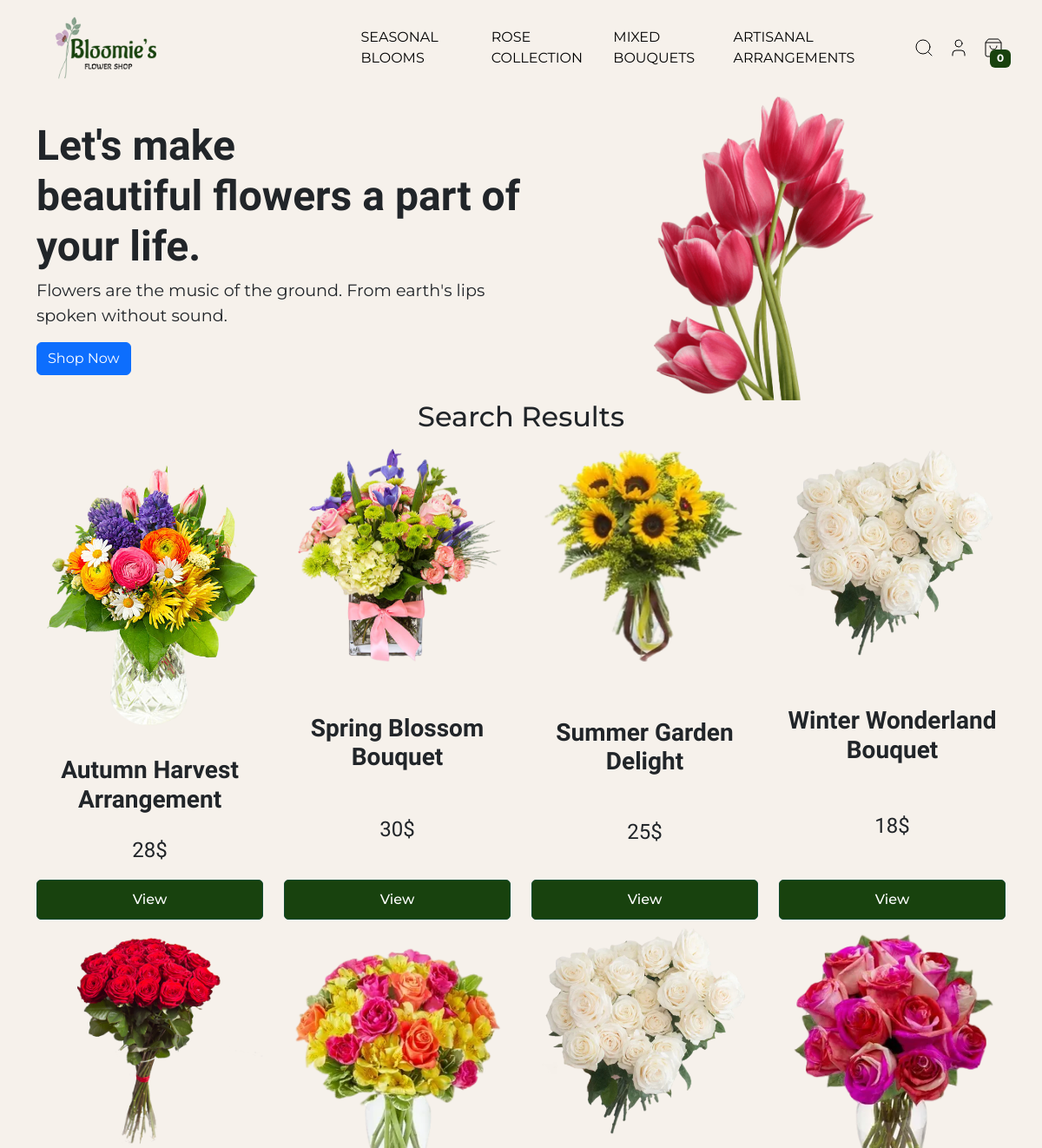
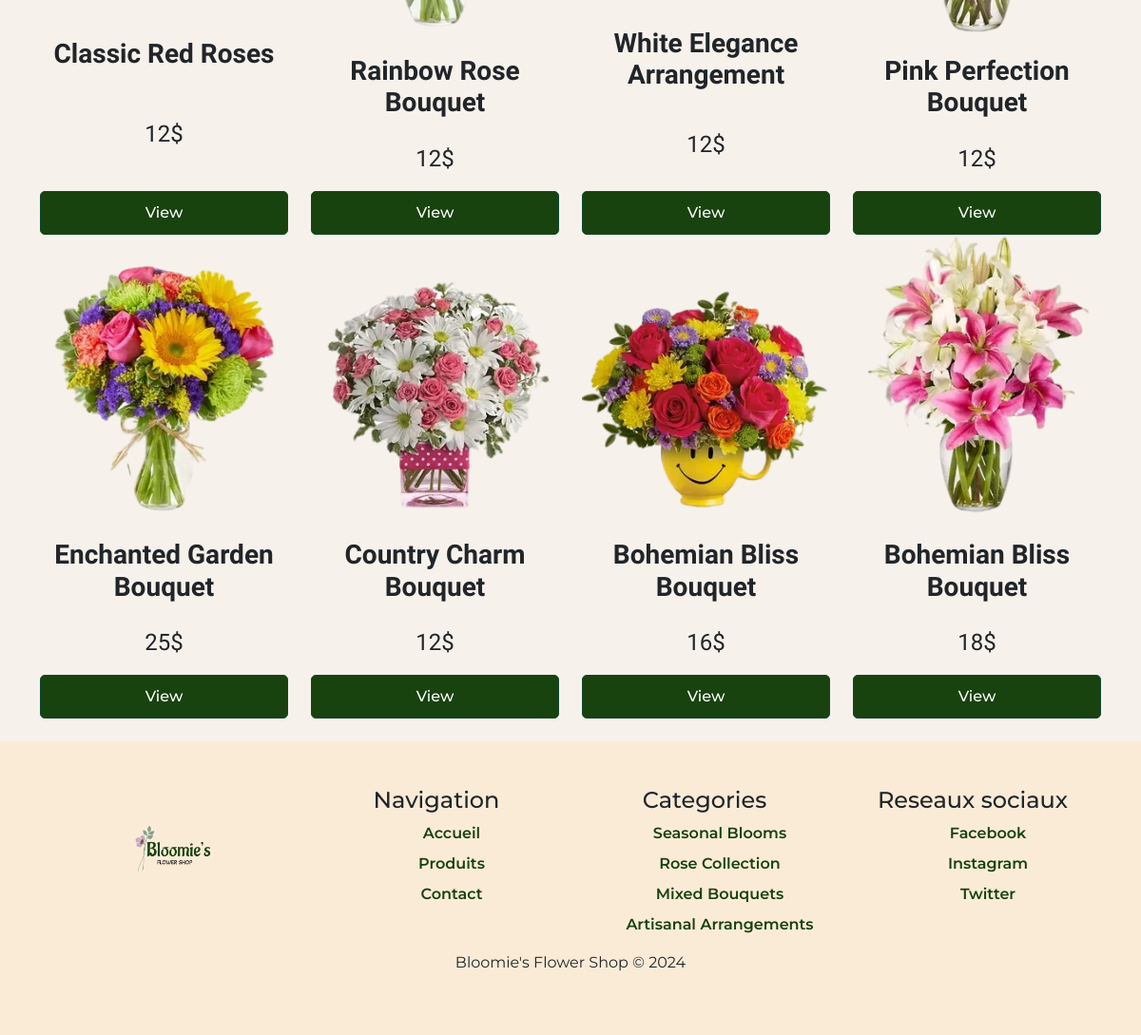
Screenshot of /search.php with the database file from the repository (2 pictures, top to bottom).
### tables this page shows
CREATE TABLE `categories` (
  `id` int(11) NOT NULL,
  `nom` varchar(255) NOT NULL,
  `description` varchar(255) NOT NULL,
  `image` varchar(255) NOT NULL,
  `createur` int(11) NOT NULL,
  `date_creation` date NOT NULL,
  `date_modification` date NOT NULL
);

CREATE TABLE `produit` (
  `id` int(11) NOT NULL,
  `nom` varchar(255) NOT NULL,
  `prix` float NOT NULL,
  `description` text NOT NULL,
  `image` text NOT NULL,
  `categorie` int(11) NOT NULL,
  `stock` int(11) NOT NULL,
  `date_creation` date NOT NULL,
  `date_modification` date NOT NULL
);

### inc/functions.php (called while the page is built, shortened)
<?php
function connectToDatabase(){
    try {
        $conn = new PDO("mysql:host=" . MONHOST . ";dbname=" . MABD, MONUSER, MONPWD);
        $conn->setAttribute(PDO::ATTR_ERRMODE, PDO::ERRMODE_EXCEPTION);
        return $conn;
    } catch (PDOException $e) {
        echo "Erreur de connexion à la base de données : " . $e->getMessage();
        die();
    }
}
function getAllCategories($conn){
    $requete = "SELECT * FROM categories";
    $resultat = $conn->query($requete);
    $categories = $resultat->fetchAll();
    return $categories;
}
function getAllProducts($conn){
    $requete = "SELECT * FROM produit";
    $resultat = $conn->query($requete);
    $produit = $resultat->fetchAll();
    return $produit;
}
$conn = connectToDatabase();
$categories = getAllCategories($conn);
$produits = getAllProducts($conn);
?>

### search.php (the view, shortened to what this page needs)
<?php
include "inc/functions.php";
$categories = getAllCategories($conn);
if (isset($_POST['search']) && !empty($_POST['search'])) {
  $produit = searchProduits($conn, $_POST['search']);
} else {
  $produit = getAllProducts($conn);
}
include "inc/header.php";
?>
<section class="hero">
  <div class="container d-flex align-items-center">
    <div class="col-lg-6">
      <h1>Let's make <br> beautiful flowers a part of your life.</h1>
      <p>Flowers are the music of the ground. From earth's lips spoken without sound.</p>
      <button class="btn btn-primary">Shop Now</button>
    </div>
    <div class="col-lg-6 text-center">
      <img src="images/hero-asset.png" alt="hero" class="img-fluid w-50 ">
    </div>
  </div>
</section>
<section class="searched-products">
  <div class="container">
    <div class="row">
      <div class="col-lg-12">
        <h2 class="text-center">Search Results</h2>
      </div>
    </div>
    <div class="row">
      <?php
      foreach ($produit as $produit) {
      ?>
        <div class="col-lg-3">
          <div class="product">
            <img src="images/<?php print $produit['image']; ?>" alt="product" class="img-fluid">
            <h3><?php print $produit['nom']; ?></h3>
            <p><?php print $produit['prix']; ?>$</p>
            <a href="produit.php?id=<?php print $produit['id']; ?>" class="btn btn-view">View</a>
          </div>
        </div>
      <?php
      }
      ?>
    </div>
  </div>
</section>
<?php
include "inc/footer.php";
?>

### inc/header.php (shortened to what this page needs)
<!DOCTYPE html>
<html lang="en">
<head>
  <link href="https://cdn.jsdelivr.net/npm/bootstrap@5.3.3/dist/css/bootstrap.min.css" rel="stylesheet">
  <link rel="stylesheet" href="/bloomies/css/dashboard.css">
</head>
<body>
<header>
  <nav class="navbar navbar-expand-lg">
    <div class="container-fluid mx-4">
      <a class="navbar-brand" href="index.php">
        <img src="./images/logo-v.png" alt="Bloomie's Flower Shop" />
      </a>
      <div class="collapse navbar-collapse" id="navbarSupportedContent">
        <ul class="navbar-nav me-auto mb-2 mb-lg-0">
          <li class="nav-item">
            <?php
            foreach ($categories as $categorie) {
              print '<li class="nav-item"><a class="nav-link" href="categorie.php?id='.$categorie['id'].'">' . $categorie['nom'] . '</a></li>';
            }
            ?>
          </li>
        </ul>
        <ul class="navbar-nav mb-2 mb-lg-0">
        <div class="search-icon nav-link">
          <i data-lucide="search" stroke-width="1"></i>
        </div>
        <?php if (isset($_SESSION['nom'])) {
          print '<li class="nav-item">
          <a class="nav-link active" aria-current="page" href="profile.php">profile</a>
          </li>';
                  } else {
                    print '<li class="nav-item">
            <a class="nav-link active" aria-current="page" href="connexion.php"><i data-lucide="user" stroke-Width="1"></i></a>
          </li>';
                  }
        ?>
        <li class="nav-item position-relative">
          <a class="nav-link " aria-current="page" href="panier.php"><i data-lucide="shopping-bag" stroke-width="1"></i></a>
          <span class="badge bg-greeny position-absolute"><?php if (isset($_SESSION['panier'])) {
                                        print count($_SESSION['panier'][3]);
                                      } else {
                                        print 0;
                                      } ?></span>
          </li>
        </ul>
      </div>
    </div>
  </nav>
</header>

### inc/footer.php (shortened to what this page needs)
<div class="text-center p-5 mt-4 footer" >
    <div class="row">
        <div class="col-3">
            <img src="images/logo.png" alt="logo" class="img-fluid w-50">
        </div>
        <div class="col-3">
            <h4 class="footer-item">Navigation</h4>
            <ul>
                <li class="footer-link"><a href="index.php">Accueil</a></li>
                <li class="footer-link"><a href="produits.php">Produits</a></li>
                <li class="footer-link"><a href="contact.php">Contact</a></li>
            </ul>
        </div>
        <div class="col-3">
            <h4 class="footer-item">Categories</h4>
            <ul>
                <?php
                $categories = getAllCategories($conn);
                foreach ($categories as $categorie) {
                    print '<li class="footer-link"><a href="categorie.php?id=' . $categorie['id'] . '">' . $categorie['nom'] . '</a></li>';
                }
                ?>
            </ul>
        </div>
        <div class="col-3">
            <h4 class="footer-item">Reseaux sociaux</h4>
            <ul>
                <li class="footer-link"><a href="#">Facebook</a></li>
                <li class="footer-link"><a href="#">Instagram</a></li>
                <li class="footer-link"><a href="#">Twitter</a></li>
            </ul>
        </div>
    </div>
    <div class="row">
        <div class="col-12">
            <p class="footer-text">Bloomie's Flower Shop &copy; 2024</p>
        </div>
</div>
</body>
</html>

### css/dashboard.css (style rules this page uses)
body { margin: 0; padding: 0; font-family: "Montserrat", sans-serif; background-color:#F6F1EB; min-height: 100vh; }
header { background-color:#F6F1EB; }
.nav-link { font-size: medium; font-weight: 400; text-transform: uppercase; color: black; display: flex; align-items: center; }
section.hero h1 { font-family: "Philosopher", sans-serif; font-weight: 900; font-size: 3rem; }
.hero p { font-size: 1.2rem; }
.bg-greeny { top: 56%; position: absolute; right: 0%; background: #18420e !important; }
.product { display: flex; flex-direction: column; justify-content: space-between; height: 100%; }
.product h3 { font-family: "Philosopher", sans-serif; font-weight: 900; text-align: center; padding: 1rem 0 ; }
.product p { font-size: 1.5rem; text-align: center; font-weight: 500; text-transform: capitalize; font-family: "Philosopher", sans-serif; }
.btn-view { font-size: 1rem; font-weight: 500; padding: 10px 20px; border-radius: 5px; background-color: #18420e; color: white; border: none; cursor: pointer; width: 100%; margin: 0 auto; text-transform: capitalize; border: 1px solid #124a31; }
.footer { background: #faebd7; }
.footer .footer-link { margin: .5rem 0; list-style: none; }
.footer .footer-link a { text-decoration: none; font-size: medium; font-weight: 600; color: #18420e; }
.footer .footer-item { margin: 0 1rem; }
.navbar-brand > img { width: 45%; }

### rows the page displays
categories: nom "SEASONAL BLOOMS", nom "Seasonal Blooms"
categories: nom "ROSE COLLECTION", nom "Rose Collection"
categories: nom "MIXED BOUQUETS", nom "Mixed Bouquets"
categories: nom "ARTISANAL ARRANGEMENTS", nom "Artisanal Arrangements"
produit: shows a picture, nom "Autumn Harvest Arrangement", prix "28"
produit: image (picture), nom "Spring Blossom Bouquet", prix "30"
produit: image (picture), nom "Summer Garden Delight", prix "25"
produit: image (picture), nom "Winter Wonderland Bouquet", prix "18"
produit: image (picture), nom "Classic Red Roses", prix "12"
produit: image (picture), nom "Rainbow Rose Bouquet", prix "12"
produit: image (picture), nom "White Elegance Arrangement", prix "12"
produit: shows a picture, nom "Pink Perfection Bouquet", prix "12"
produit: image (picture), nom "Enchanted Garden Bouquet", prix "25"
produit: image (picture), nom "Country Charm Bouquet", prix "12"
produit: image (picture), nom "Bohemian Bliss Bouquet", prix "16"
produit: image (picture), nom "Bohemian Bliss Bouquet", prix "18"
